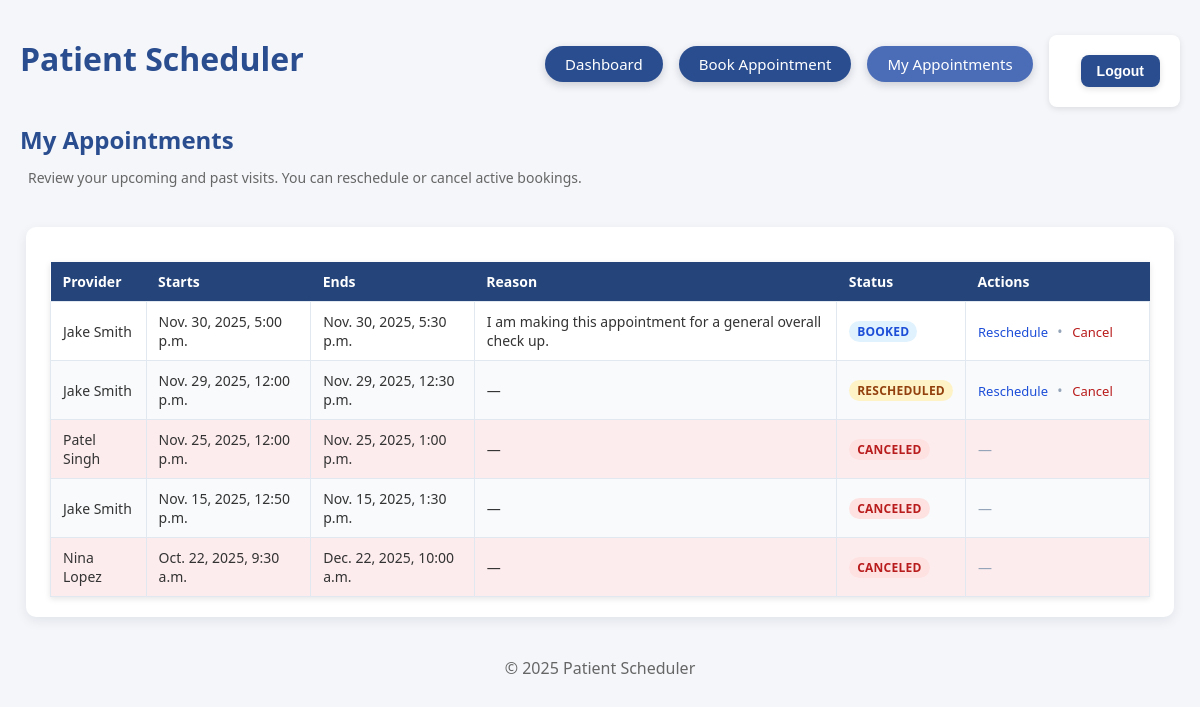
The app's page /my_appointments/ (signed in), older data.
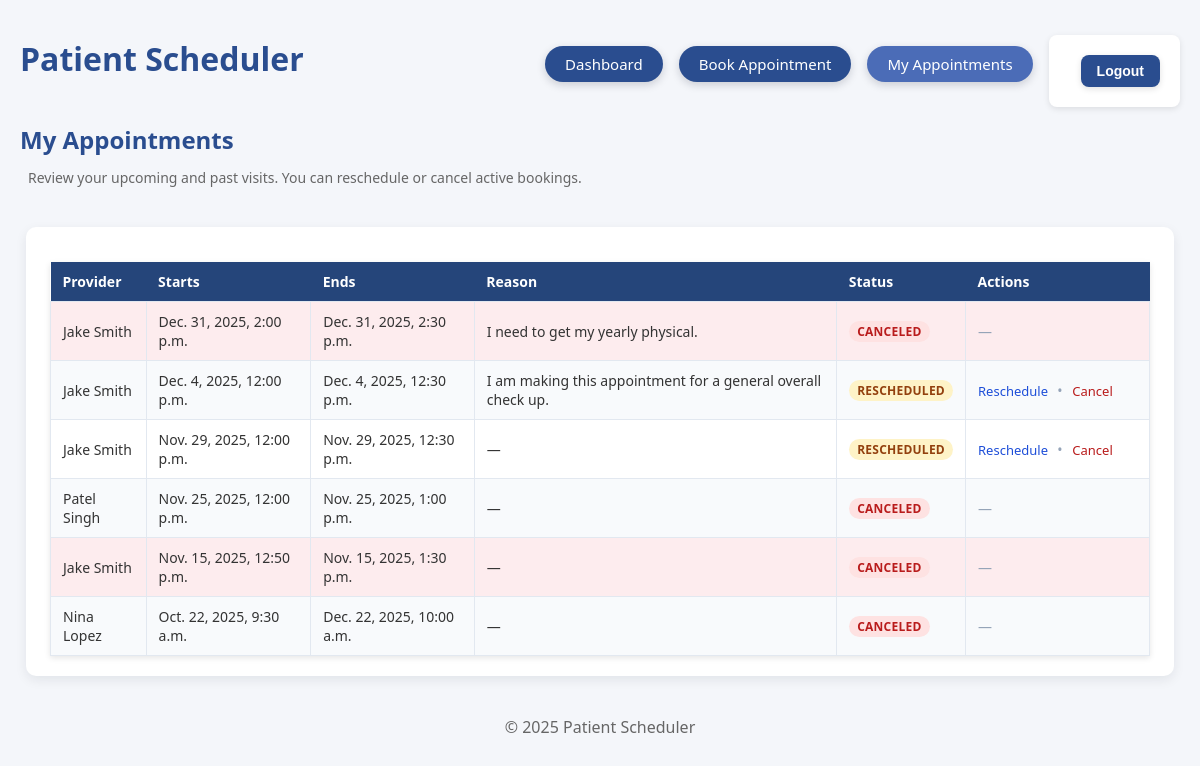
The same page, newer data.
### booking/models.py (models this page shows, shortened)
class Appointment(models.Model):
    STATUS = (("BOOKED", "BOOKED"), ("CANCELED", "CANCELED"), ("RESCHEDULED", "RESCHEDULED"))
    patient = models.ForeignKey(User, on_delete=models.CASCADE, related_name="patient_appointments")
    provider = models.ForeignKey(Provider, on_delete=models.CASCADE)
    starts_at = models.DateTimeField()
    ends_at = models.DateTimeField()
    status = models.CharField(max_length=12, choices=STATUS, default="BOOKED")
    reason = models.TextField(blank=True, null=True)

class Provider(models.Model):
    user = models.OneToOneField(User, on_delete=models.CASCADE, null=True, blank=True)
    name = models.CharField(max_length=120)

### booking/views.py (the view)
# urls.py: path("my_appointments/", my_appointments, name="my_appointments"),
@login_required
def my_appointments(request):
    appts = Appointment.objects.filter(patient=request.user).order_by("-starts_at")
    return render(request, "booking/my_appointments.html", {"appts": appts})

### booking/templates/booking/my_appointments.html (shortened to what this page needs)
{% extends "booking/base.html" %}
{% block content %}
<div class="page-header">
    <div>
        <h2>My Appointments</h2>
        <p class="page-subtitle">
            Review your upcoming and past visits. You can reschedule or cancel active bookings.
        </p>
    </div>
</div>
<div class="page-layout-center">
    <div class="card" style="width: 100%; max-width: 1100px;">
        {% if appts %}
            <table class="appt-table">
                <thead>
                    <tr>
                        <th>Provider</th>
                        <th>Starts</th>
                        <th>Ends</th>
                        <th>Reason</th>
                        <th>Status</th>
                        <th class="actions-col">Actions</th>
                    </tr>
                </thead>
                <tbody>
                    {% for appt in appts %}
                        <tr class="{% if appt.status == 'CANCELED' %}row-cancelled{% endif %}">
                            <td>{{ appt.provider.name }}</td>
                            <td>{{ appt.starts_at|date:"M. j, Y, g:i a" }}</td>
                            <td>{{ appt.ends_at|date:"M. j, Y, g:i a" }}</td>
                            <td>{{ appt.reason|default:"—" }}</td>
                            <td>
                                <span class="status-pill status-{{ appt.status|lower }}">
                                    {{ appt.get_status_display }}
                                </span>
                            </td>
                            <td class="actions-cell">
                                {% if appt.status == 'BOOKED' or appt.status == 'RESCHEDULED' %}
                                    <a href="{% url 'reschedule_appointment' appt.pk %}" class="link-action">
                                        Reschedule
                                    </a>
                                    <span class="action-divider">•</span>
                                    <a href="{% url 'cancel_appointment' appt.pk %}" class="link-action link-danger">
                                        Cancel
                                    </a>
                                {% else %}
                                    <span class="muted">—</span>
                                {% endif %}
                            </td>
                        </tr>
                    {% endfor %}
                </tbody>
            </table>
        {% endif %}
    </div>
</div>
{% endblock %}

### booking/templates/booking/base.html (shortened to what this page needs)
<!DOCTYPE html>
<html lang="en">
<head>
    {% load static %}
    <link rel="stylesheet" href="{% static 'css/style.css' %}">
    <link rel="stylesheet" href="https://cdn.jsdelivr.net/npm/flatpickr/dist/flatpickr.min.css">
</head>
<body>
<header class="topbar">
    <h1>Patient Scheduler</h1>
    <nav class="main-nav">
    <a href="{% url 'dashboard' %}" class="nav-btn nav-blue">Dashboard</a>
    <a href="{% url 'book' %}" class="nav-btn nav-blue">Book Appointment</a>
    <a href="{% url 'my_appointments' %}" class="nav-btn nav-lightblue">My Appointments</a>
    <form action="{% url 'logout' %}" method="post" class="logout-form">
        <button type="submit" class="logout-btn">Logout</button>
    </form>
</nav>
</header>
<main class="container">
    {% block content %}
    {% endblock %}
</main>
<footer class="footer">
    © 2025 Patient Scheduler
</footer>
</body>
</html>

### static/css/style.css (style rules this page uses)
body { font-family: "Segoe UI", Tahoma, Geneva, Verdana, sans-serif; background-color: #f4f6fa; color: #333; margin: 0; padding: 20px; }
h1, h2, h3 { color: #2a4d8f; margin-bottom: 10px; }
form { background-color: #fff; padding: 20px; margin-top: 15px; border-radius: 8px; box-shadow: 0 2px 6px rgba(0, 0, 0, 0.1); max-width: 400px; }
button { background-color: #2a4d8f; color: white; border: none; padding: 10px 16px; border-radius: 6px; font-size: 14px; cursor: pointer; transition: background-color 0.3s ease; }
p { padding: 8px; border-radius: 4px; }
table { border-collapse: collapse; width: 100%; margin-top: 15px; background: #fff; box-shadow: 0 2px 6px rgba(0, 0, 0, 0.1); }
th, td { padding: 10px; border: 1px solid #ddd; text-align: left; }
th { background-color: #2a4d8f; color: white; }
a { color: #2a4d8f; text-decoration: none; }
.topbar { display: flex; align-items: center; justify-content: space-between; }
.topbar h1 { margin: 0 0 10px 0; }
.container { margin-top: 16px; }
.footer { margin-top: 40px; text-align: center; color: #666; }
.main-nav { display: flex; align-items: center; gap: 16px; }
.nav-btn { display: inline-block; padding: 8px 20px; border-radius: 999px; background: #2a4d8f; color: #ffffff; font-weight: 500; font-size: 15px; text-decoration: none; box-shadow: 0 3px 8px rgba(15, 23, 42, 0.18); transition: background 0.2s ease, transform 0.15s ease, box-shadow 0.2s ease; }
.logout-btn { background-color: #2a4d8f; color: white !important; padding: 8px 16px; border-radius: 8px; font-weight: 600; text-decoration: none; box-shadow: 0 2px 6px rgba(0, 0, 0, 0.12); transition: background-color 0.2s ease; margin-left: 12px; }
.page-header { display: flex; justify-content: space-between; align-items: baseline; margin-bottom: 12px; }
.page-header h2 { margin: 0; }
.page-subtitle { margin: 4px 0 0; font-size: 14px; color: #666; }
.card { background-color: #ffffff; border-radius: 10px; padding: 20px 24px; box-shadow: 0 4px 12px rgba(15, 23, 42, 0.08); margin-top: 16px; max-width: 1100px; }
.appt-table { width: 100%; border-collapse: collapse; font-size: 14px; }
.appt-table thead th { background-color: #25457a; color: #ffffff; border: none; }
.appt-table th, .appt-table td { padding: 10px 12px; border: 1px solid #e2e8f0; text-align: left; }
.appt-table tbody tr:nth-child(even) { background-color: #f8fafc; }
.row-cancelled { background-color: #fdecee; }
.actions-col { width: 160px; }
.status-pill { display: inline-flex; align-items: center; padding: 2px 8px; border-radius: 999px; font-size: 12px; font-weight: 600; letter-spacing: 0.02em; }
.status-rescheduled { background-color: #fef3c7; color: #92400e; }
.status-canceled, .status-cancelled { background-color: #fee2e2; color: #b91c1c; }
.actions-cell { white-space: nowrap; }
.link-action { font-size: 13px; color: #1d4ed8; text-decoration: none; }
.link-danger { color: #b91c1c; }
.action-divider { margin: 0 6px; color: #94a3b8; }
.muted { color: #94a3b8; }
.page-layout-center { display: flex; justify-content: center; margin-top: 16px; }
.nav-blue { background-color: #2a4d8f; }
.nav-lightblue { background-color: #4b6cb7; }

Row changes from the older to the newer data that the page shows:
added Appointment: provider.name "Jake Smith", starts_at "Dec. 31, 2025, 2:00 p.m.", ends_at "Dec. 31, 2025, 2:30 p.m.", reason "I need to get my yearly physical.", status "CANCELED"
changed Appointment "I am making this appointment for a general overall check up.": starts_at "Nov. 30, 2025, 5:00 p.m." → "Dec. 4, 2025, 12:00 p.m."; ends_at "Nov. 30, 2025, 5:30 p.m." → "Dec. 4, 2025, 12:30 p.m."; status "BOOKED" → "RESCHEDULED"
